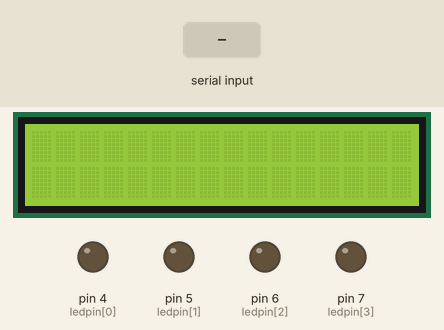
Recording of a sketch running on a simulated Arduino Uno, built with avr-gcc and run on an emulated ATmega328P. Shown: 16×2 character LCD, output pins drawn as LEDs (lit = HIGH). Inputs (shaded band) come from the test bench.

Above: at 1.2 s.
1.3 s: "LED1 ON" received over Serial
At 3.4 s:
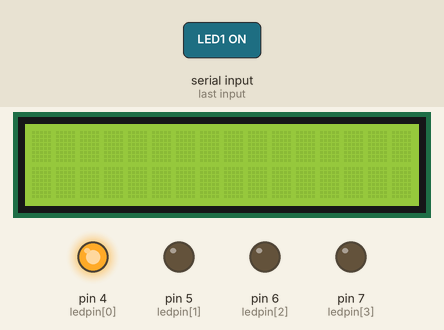
3.8 s: "LED2 ON" received over Serial
At 5.4 s:
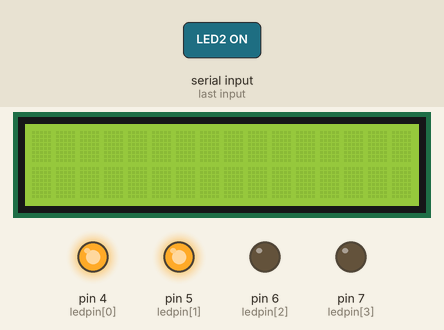
6.3 s: "LED3 ON" received over Serial
At 8.4 s:
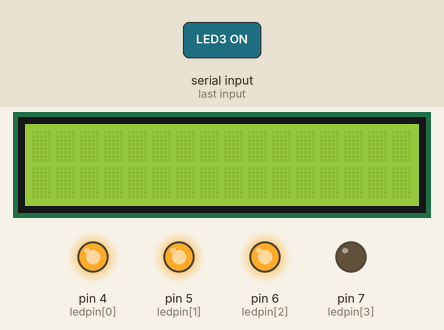
8.8 s: "LED4 ON" received over Serial
At 10.4 s:
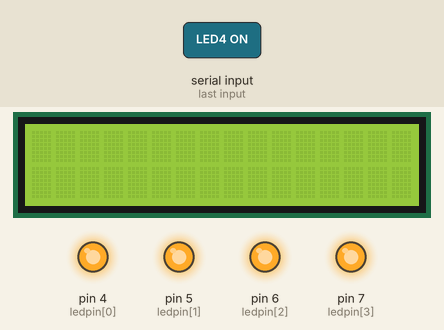
11.3 s: "LED1 OFF" received over Serial
At 13.5 s:
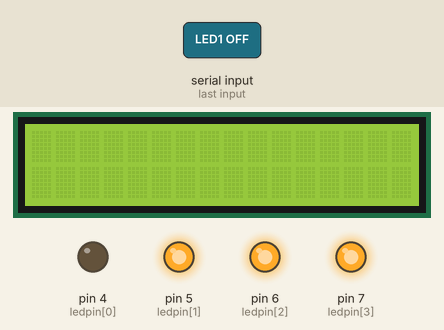
13.8 s: "LED2 OFF" received over Serial
At 15.4 s:
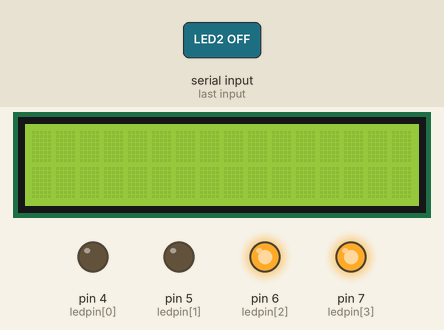
Timing chart, 0 to 16.9 s (numbered marks = the images above; inputs shaded):
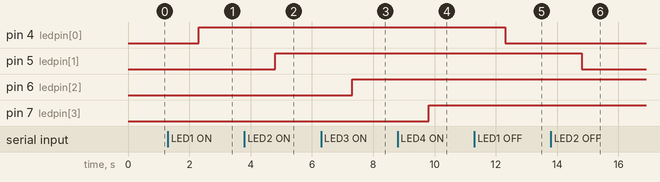

The sketch:

string_parsing_lcd.ino
```cpp
//library
#include <LiquidCrystal.h>

//const
const int ledpin[] = {4,5,6,7};
const int ledcount = sizeof(ledpin)/sizeof(int);

//variable
LiquidCrystal lcd(13, 12,11, 10, 9, 8);
String PCin,PCout,subPC;
bool enable;
int panjang;
int show;
void setup()
{
  // put your setup code here, to run once:
  // set up the LCD's number of columns and rows:
  lcd.begin(16, 2);
  // initialize the serial communications:
  Serial.begin(9600);
  //initialize pin
  for (int i=0;i<ledcount;i++)
   {
    pinMode(ledpin[i],OUTPUT);
   }
}

void reading()
{
  enable = Serial.available()>0;
  if (enable)
  {
    PCin=Serial.readString();
    PCout=PCin;
    lcd.clear();
  }
}

void process()
{
    if (PCout=="LED1 ON")
    {
      show=1;
    }
    else if(PCout=="LED2 ON")
    {
      show=2;
    }
    else if(PCout=="LED3 ON")
    {
      show=3;
    }
    else if(PCout=="LED4 ON")
    {
      show=4;
    }
    else if (PCout=="LED1 OFF")
    {
      show=5;
    }
    else if(PCout=="LED2 OFF")
    {
      show=6;
    }
    else if(PCout=="LED3 OFF")
    {
      show=7;
    }
    else if(PCout=="LED4 OFF")
    {
      show=8;
    }
    else
    {
      show=9;
    }
}

void writing()
{
  if (enable)
  {
    panjang=PCin.length();
    panjang=panjang;//antiglitch
    if (panjang<=16) {
      lcd.setCursor(0,0);
      lcd.print(PCout.substring(0,panjang));
    }
    else
    {
      lcd.setCursor(0,0);
      lcd.print(PCout.substring(0,16));
      lcd.setCursor(0,1);
      lcd.print(PCout.substring(16,panjang));
    }
    Serial.print(PCout);
  }
  subPC=PCout.substring(0,16);
}

void LED1ON()
{
  digitalWrite(ledpin[0],HIGH);
}

void LED2ON()
{
  digitalWrite(ledpin[1],HIGH);
}

void LED3ON()
{
  digitalWrite(ledpin[2],HIGH);
}

void LED4ON()
{
  digitalWrite(ledpin[3],HIGH);
}

void LED1OFF()
{
  digitalWrite(ledpin[0],LOW);
}

void LED2OFF()
{
  digitalWrite(ledpin[1],LOW);
}

void LED3OFF()
{
  digitalWrite(ledpin[2],LOW);
}

void LED4OFF()
{
  digitalWrite(ledpin[3],LOW);
}

void loop()
{
  reading();
  process();
  if (show==1)
  {
    LED1ON();
  }
  else if (show==2)
  {
    LED2ON();
  }
  else if (show==3)
  {
    LED3ON();
  }
  else if (show==4)
  {
    LED4ON();
  }
  else if (show==5)
  {
    LED1OFF();
  }
  else if (show==6)
  {
    LED2OFF();
  }
  else if (show==7)
  {
    LED3OFF();
  }
  else if (show==8)
  {
    LED4OFF();
  }
  else if (show==9)
  {
    writing();
  }
}
```

Measured:
- after the input at 1.3 s, pin 4 (ledpin[0]): LOW → HIGH after 1.0 s
- after the input at 3.8 s, pin 5 (ledpin[1]): LOW → HIGH after 1.0 s
- after the input at 6.3 s, pin 6 (ledpin[2]): LOW → HIGH after 1.0 s
- after the input at 8.8 s, pin 7 (ledpin[3]): LOW → HIGH after 1.0 s
- after the input at 11.3 s, pin 4 (ledpin[0]): HIGH → LOW after 1.0 s
- after the input at 13.8 s, pin 5 (ledpin[1]): HIGH → LOW after 1.0 s
